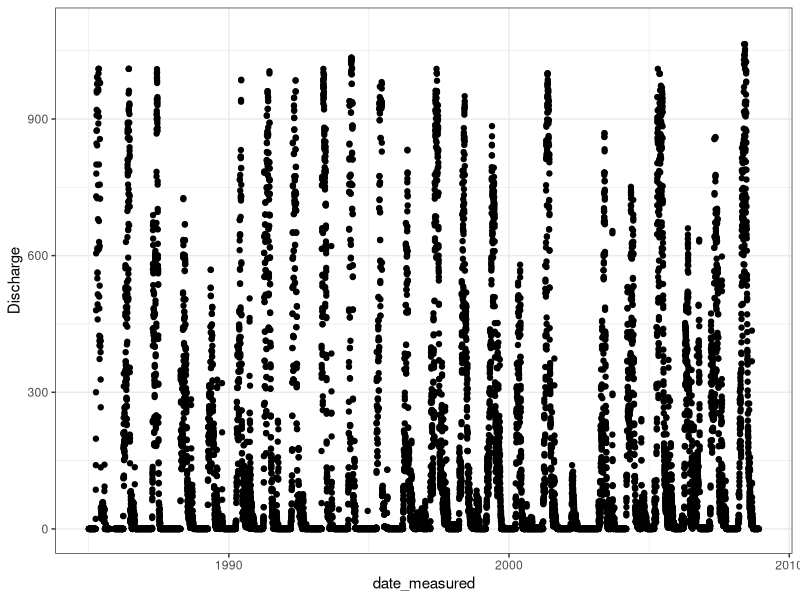

Source code (R): (Note: this script raises an error after producing the figure.)

####Read me####

#This script cleans Azotea discharge data to prep it for simple linear regresssion 

####libraries ####

library(readr)
library(tidyverse)
library(lubridate)
library(zoo) 

####Reading in csv data####

Azotea1970 <- read.table(file = "data/raw/AzoteaUSGS1975-2008-column.csv",sep=";", header=TRUE) #From USGS, older diversion record

Azotea2023 <- read_csv(file = "data/raw/Azotea Discharge - 1985-2023.csv",) #From CO DWR, more recent record

####Cleaning Data ####
## Cleaning 1970 data 
Clean1970 <- Azotea1970 %>% 
  select(datetime,X99716_00060_00003) %>% #Selecting relevant columns
  rename(Discharge = X99716_00060_00003, 
         date_measured = datetime) #renaming columns so they make sense

Clean1970$date_measured = as.Date(Clean1970$date_measured, format="%m/%d/%y") #formatting date
as.double(Clean1970$Discharge) #defining data 

##cleaning 2023 data 
Clean2023 <- Azotea2023 %>% 
  select(meas_date,`Streamflow Value`) %>% #selecting relevant columns
  rename(date_measured = meas_date,
         Discharge = `Streamflow Value`) #renaming columns so they make sense 

Clean2023$date_measured = as.Date(Clean2023$date_measured, format="%m/%d/%Y") #formatting date
as.double(Clean2023$Discharge)

##Joining both data sets 

AzoteaJoin <- full_join(Clean2023, Clean1970) 

#Data has duplicates. These are going to be averaged. 
ggplot(data=AzoteaJoin, aes(x=date_measured, y=Discharge))+
  geom_point() +
  xlim(c(as.Date("1985-01-01"), as.Date("2008-12-01")))+
  theme(legend.title = element_blank()) +
  theme_bw()

sum(is.na(Clean2023$Discharge)) #206 NAs
sum(is.na(Clean1970$Discharge)) #275 NAs
View(Clean1970) #NAs in 1983-1985
View(Clean2023) #NAs in 2004,2002, 


AzoteaJoinClean <- AzoteaJoin %>% group_by(date_measured) %>% 
  summarise(across(c(Discharge), mean))

View(AzoteaJoinClean)
###Converting daily to monthly measurement

AzoteaJoin$yr = lubridate::year(AzoteaJoin$date_measured)# extract just the year
AzoteaJoin$mo = lubridate::month(AzoteaJoin$date_measured) # extract just the month

AzoteaMonthly <- AzoteaJoin %>% #Sum daily data into monthly
  group_by(yr,mo) %>%
  summarize(MonthlyDischarge = sum(Discharge))

AzoteaMonthly$Date = make_date(year = AzoteaMonthly$yr, month = AzoteaMonthly$mo, day = 1) #Re-format date column 

AzoteaDischarge <- AzoteaMonthly %>% #Select and rename relevant columns
  ungroup() %>%
  select(MonthlyDischarge,Date) %>%
  rename(Discharge = MonthlyDischarge)

write_csv(AzoteaDischarge,file = "data/processed/AzoteaMonthlyDischarge") #write to csv

